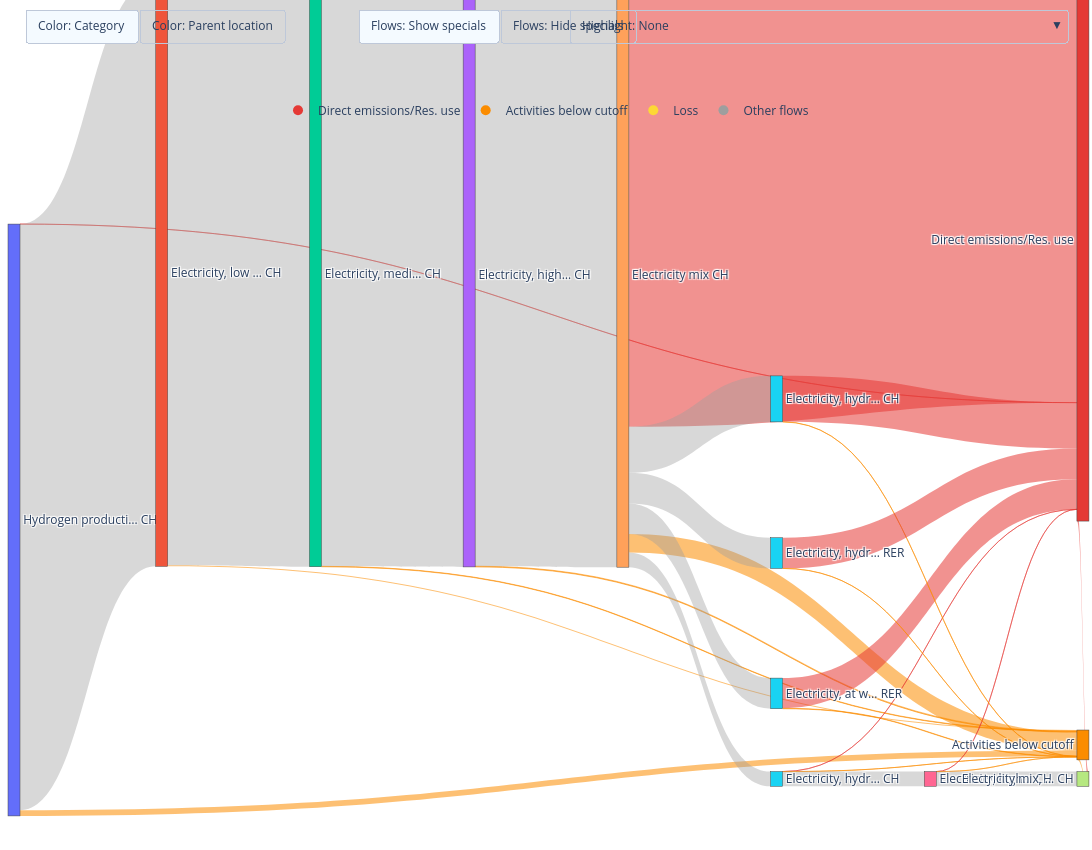

Notebook cell for this chart:
### Code cell
NOTEBOOK_DIR = Path('.')

sankey_path = NOTEBOOK_DIR / 'D3-04_pem_electricity_sankey.html'

pem_sankey = pem_supply_chain.plot_sankey(
    pem_supply_df,
    width_max=1600,
    height_max=850,
    node_instance_mode='by_parent',
    node_thickness=12,
    node_pad=8,
)

pem_sankey.write_html(sankey_path, include_plotlyjs='cdn')
print(f'Saved Sankey to {sankey_path}')
pem_sankey
